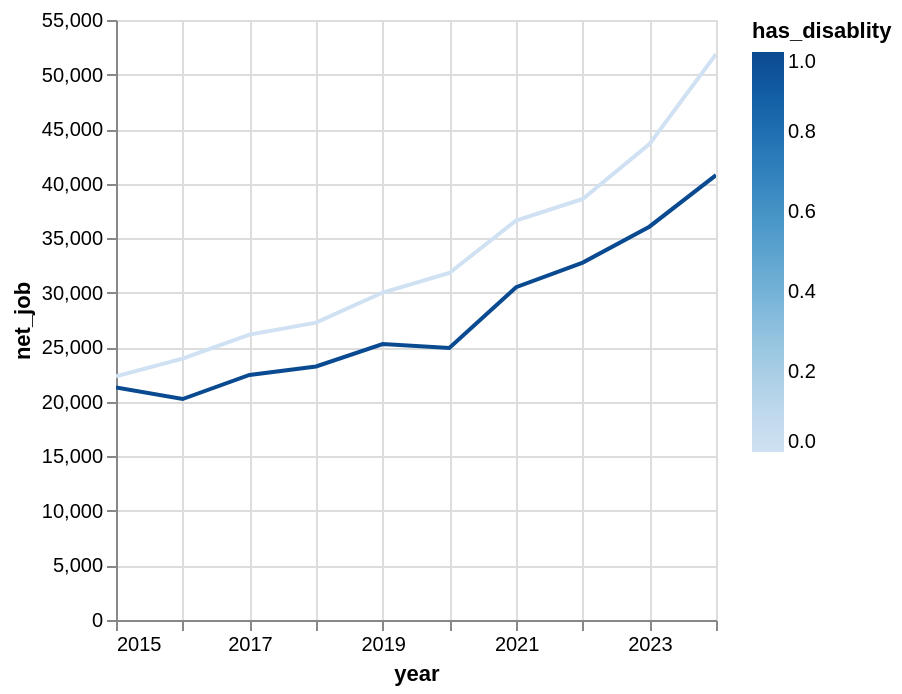

Notebook cell for this chart:
### Code cell
(
    panel_common_2019_2020
        #.filter((pl.col('is_employed_no_disablity') == 1)|(pl.col('is_employed_has_disablity') == 1))
        .filter(pl.col('h7_2').is_in(['October', 'November', 'December']))
        .filter(pl.col('working_pop') == 1)
        .with_columns(pl.col('year').cast(pl.Int32).cast(pl.String).str.to_date("%Y"))
        .group_by(['year', 'has_disablity']).agg(pl.col('net_job').mean())
).plot.line(x='year', y='net_job', color='has_disablity')

### Figure 1 — Vega specification as saved in the notebook (floating-point values rounded to 4 significant figures)
{"$schema": "https://vega.github.io/schema/vega/v6.json", "data": [{"name": "param_1e9efca18e7a2868_store"}, {"name": "source_0", "values": [{"year": "2024-01-01T00:00:00.000", "has_disablity": 0, "net_job": 51860.0}, {"year": "2022-01-01T00:00:00.000", "has_disablity": 1, "net_job": 32760.0}, {"year": "2024-01-01T00:00:00.000", "has_disablity": 1, "net_job": 40780.0}, {"year": "2019-01-01T00:00:00.000", "has_disablity": 0, "net_job": 30020.0}, {"year": "2021-01-01T00:00:00.000", "has_disablity": 1, "net_job": 30510.0}, {"year": "2016-01-01T00:00:00.000", "has_disablity": 0, "net_job": 23960.0}, {"year": "2018-01-01T00:00:00.000", "has_disablity": 1, "net_job": 23240.0}, {"year": "2021-01-01T00:00:00.000", "has_disablity": 0, "net_job": 36620.0}, {"year": "2020-01-01T00:00:00.000", "has_disablity": 1, "net_job": 24940.0}, {"year": "2022-01-01T00:00:00.000", "has_disablity": 0, "net_job": 38590.0}, {"year": "2015-01-01T00:00:00.000", "has_disablity": 0, "net_job": 22350.0}, {"year": "2015-01-01T00:00:00.000", "has_disablity": 1, "net_job": 21310.0}, {"year": "2019-01-01T00:00:00.000", "has_disablity": 1, "net_job": 25300.0}, {"year": "2020-01-01T00:00:00.000", "has_disablity": 0, "net_job": 31800.0}, {"year": "2016-01-01T00:00:00.000", "has_disablity": 1, "net_job": 20260.0}, {"year": "2017-01-01T00:00:00.000", "has_disablity": 1, "net_job": 22460.0}, {"year": "2023-01-01T00:00:00.000", "has_disablity": 1, "net_job": 36050.0}, {"year": "2017-01-01T00:00:00.000", "has_disablity": 0, "net_job": 26160.0}, {"year": "2018-01-01T00:00:00.000", "has_disablity": 0, "net_job": 27260.0}, {"year": "2023-01-01T00:00:00.000", "has_disablity": 0, "net_job": 43620.0}], "transform": [{"type": "formula", "expr": "toDate(datum['year'])", "as": "year"}]}, {"name": "source_0_y_domain_net_job", "values": [{"min": 20260.0, "max": 51860.0}]}, {"name": "source_0_color_domain_has_disablity", "values": [{"min": 0, "max": 1}]}], "signals": [{"name": "unit", "value": {}, "on": [{"events": "pointermove", "update": "isTuple(group()) ? group() : unit"}]}, {"name": "param_1e9efca18e7a2868", "update": "vlSelectionResolve(\"param_1e9efca18e7a2868_store\", \"union\")"}, {"name": "param_1e9efca18e7a2868_year", "on": [{"events": [{"source": "view", "type": "dblclick"}], "update": "null"}, {"events": {"signal": "param_1e9efca18e7a2868_translate_delta"}, "update": "panLinear(param_1e9efca18e7a2868_translate_anchor.extent_x, -param_1e9efca18e7a2868_translate_delta.x / width)"}, {"events": {"signal": "param_1e9efca18e7a2868_zoom_delta"}, "update": "zoomLinear(domain(\"x\"), param_1e9efca18e7a2868_zoom_anchor.x, param_1e9efca18e7a2868_zoom_delta)"}]}, {"name": "param_1e9efca18e7a2868_net_job", "on": [{"events": [{"source": "view", "type": "dblclick"}], "update": "null"}, {"events": {"signal": "param_1e9efca18e7a2868_translate_delta"}, "update": "panLinear(param_1e9efca18e7a2868_translate_anchor.extent_y, param_1e9efca18e7a2868_translate_delta.y / height)"}, {"events": {"signal": "param_1e9efca18e7a2868_zoom_delta"}, "update": "zoomLinear(domain(\"y\"), param_1e9efca18e7a2868_zoom_anchor.y, param_1e9efca18e7a2868_zoom_delta)"}]}, {"name": "param_1e9efca18e7a2868_tuple", "on": [{"events": [{"signal": "param_1e9efca18e7a2868_year || param_1e9efca18e7a2868_net_job"}], "update": "param_1e9efca18e7a2868_year && param_1e9efca18e7a2868_net_job ? {unit: \"\", fields: param_1e9efca18e7a2868_tuple_fields, values: [param_1e9efca18e7a2868_year,param_1e9efca18e7a2868_net_job]} : null"}]}, {"name": "param_1e9efca18e7a2868_tuple_fields", "value": [{"field": "year", "channel": "x", "type": "R"}, {"field": "net_job", "channel": "y", "type": "R"}]}, {"name": "param_1e9efca18e7a2868_translate_anchor", "value": {}, "on": [{"events": [{"source": "scope", "type": "pointerdown"}], "update": "{x: x(unit), y: y(unit), extent_x: domain(\"x\"), extent_y: domain(\"y\")}"}]}, {"name": "param_1e9efca18e7a2868_translate_delta", "value": {}, "on": [{"events": [{"source": "window", "between": [{"source": "scope", "type": "pointerdown"}, {"source": "window", "type": "pointerup"}], "type": "pointermove", "consume": true}], "update": "{x: param_1e9efca18e7a2868_translate_anchor.x - x(unit), y: param_1e9efca18e7a2868_translate_anchor.y - y(unit)}"}]}, {"name": "param_1e9efca18e7a2868_zoom_anchor", "on": [{"events": [{"source": "scope", "type": "wheel", "consume": true}], "update": "{x: invert(\"x\", x(unit)), y: invert(\"y\", y(unit))}"}]}, {"name": "param_1e9efca18e7a2868_zoom_delta", "on": [{"events": [{"source": "scope", "consume": true, "type": "wheel"}], "update": "pow(1.001, event.deltaY * pow(16, event.deltaMode))", "force": true}]}, {"name": "param_1e9efca18e7a2868_modify", "on": [{"events": {"signal": "param_1e9efca18e7a2868_tuple"}, "update": "modify(\"param_1e9efca18e7a2868_store\", param_1e9efca18e7a2868_tuple, true)"}]}], "marks": [{"type": "group", "name": "pathgroup", "from": {"facet": {"data": "source_0", "name": "faceted_path_main", "groupby": ["has_disablity"]}}, "encode": {"update": {"width": {"field": {"signal": null, "datum": null, "group": "width", "parent": null}}, "height": {"field": {"signal": null, "datum": null, "group": "height", "parent": null}}}}, "marks": [{"type": "line", "name": "marks", "from": {"data": "faceted_path_main"}, "sort": {"field": "x"}, "encode": {"update": {"stroke": {"field": "has_disablity", "scale": "color"}, "x": {"field": "year", "scale": "x"}, "tooltip": {"signal": "{\"year\": timeFormat(datum[\"year\"], \"%b %d, %Y\"), \"net_job\": format(datum[\"net_job\"], \"\"), \"has_disablity\": format(datum[\"has_disablity\"], \"\")}"}, "defined": {"signal": "isValid(datum[\"year\"]) && isFinite(+datum[\"year\"]) && isValid(datum[\"net_job\"]) && isFinite(+datum[\"net_job\"]) && isValid(datum[\"has_disablity\"]) && isFinite(+datum[\"has_disablity\"])"}, "y": {"field": "net_job", "scale": "y"}}}, "style": ["line"], "clip": true, "interactive": true}]}], "scales": [{"name": "x", "type": "time", "domain": {"data": "source_0", "field": "year"}, "range": [0, {"signal": "width"}], "domainRaw": {"signal": "param_1e9efca18e7a2868[\"year\"]"}}, {"name": "y", "type": "linear", "domain": [{"signal": "(data(\"source_0_y_domain_net_job\")[0] || {}).min"}, {"signal": "(data(\"source_0_y_domain_net_job\")[0] || {}).max"}], "range": [{"signal": "height"}, 0], "zero": true, "nice": true, "domainRaw": {"signal": "param_1e9efca18e7a2868[\"net_job\"]"}}, {"name": "color", "type": "linear", "domain": [{"signal": "(data(\"source_0_color_domain_has_disablity\")[0] || {}).min"}, {"signal": "(data(\"source_0_color_domain_has_disablity\")[0] || {}).max"}], "range": "ramp", "interpolate": "hcl", "zero": false}], "axes": [{"scale": "x", "orient": "bottom", "gridScale": "y", "zindex": 0, "tickCount": {"signal": "ceil(width/40)"}, "grid": true, "domain": false, "labels": false, "aria": false, "maxExtent": 0, "minExtent": 0, "ticks": false}, {"scale": "y", "aria": false, "gridScale": "x", "tickCount": {"signal": "ceil(height/40)"}, "grid": true, "maxExtent": 0, "ticks": false, "labels": false, "domain": false, "minExtent": 0, "zindex": 0, "orient": "left"}, {"scale": "x", "orient": "bottom", "title": "year", "labelFlush": true, "tickCount": {"signal": "ceil(width/40)"}, "labelOverlap": true, "zindex": 0, "grid": false}, {"scale": "y", "orient": "left", "zindex": 0, "title": "net_job", "grid": false, "labelOverlap": true, "tickCount": {"signal": "ceil(height/40)"}}], "padding": 5, "width": 300, "style": "cell", "background": "white", "height": 300, "legends": [{"stroke": "color", "gradientLength": {"signal": "clamp(height, 64, 200)"}, "title": "has_disablity"}]}
